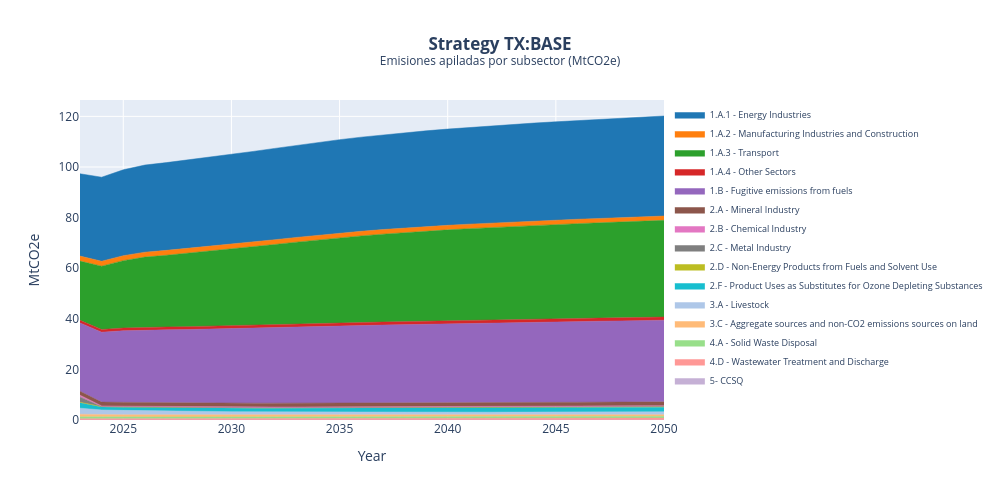
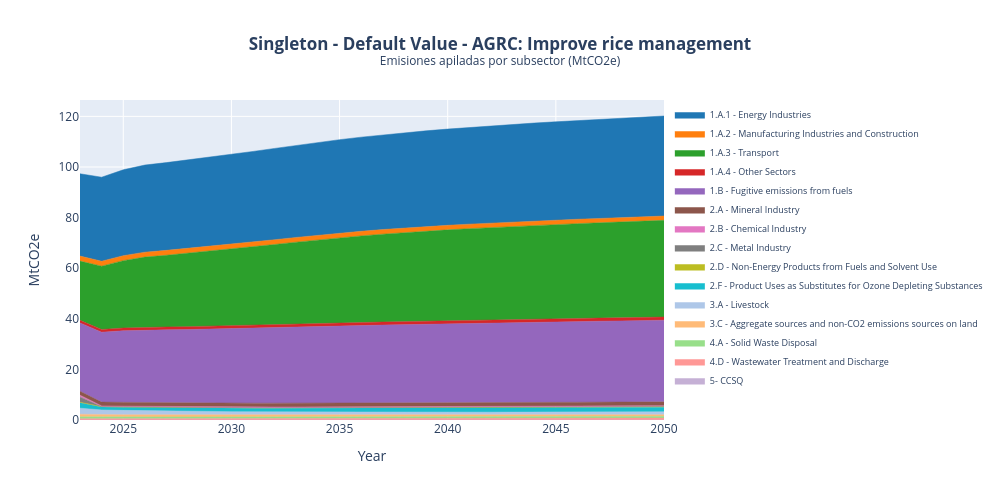
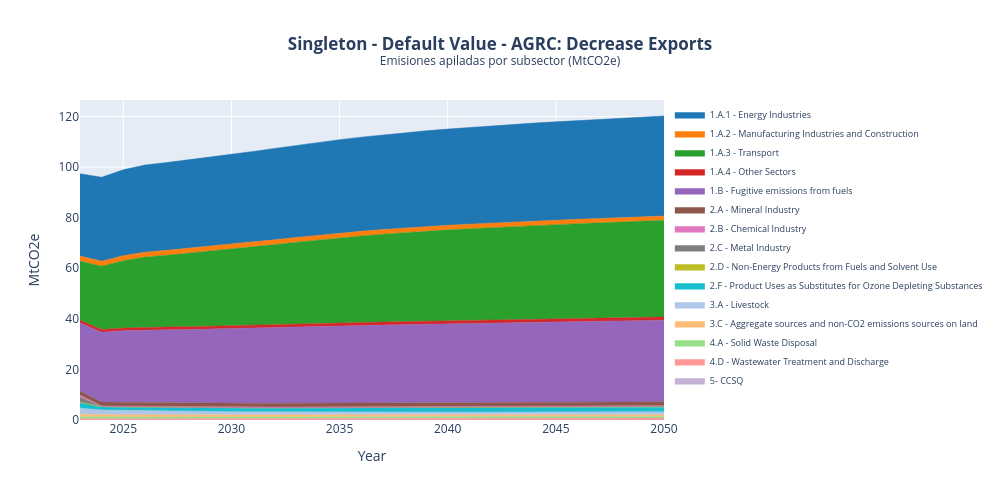
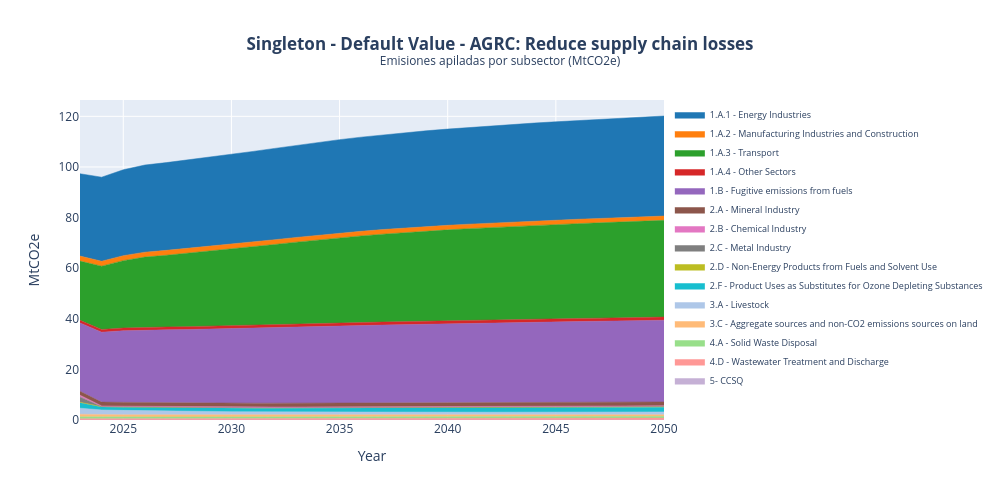

The notebook cell these images were saved under, in order:
### Code cell
# ── Emisiones totales apiladas por subsector · una figura por estrategia ─────
em_stack = (
    em_ssp
    .groupby(['strategy_id','strategy','subsector','Year'], dropna=False)['value']
    .sum()
    .reset_index()
    .sort_values(['strategy_id','subsector','Year'])
)

subsectors_all = sorted(em_stack['subsector'].dropna().unique())  # A→Z; CCSQ al final

PALETTE = [
    '#1f77b4','#ff7f0e','#2ca02c','#d62728','#9467bd',
    '#8c564b','#e377c2','#7f7f7f','#bcbd22','#17becf',
    '#aec7e8','#ffbb78','#98df8a','#ff9896','#c5b0d5',
]
color_map = {sub: PALETTE[i % len(PALETTE)] for i, sub in enumerate(subsectors_all)}

for sid, strat_grp in em_stack.groupby('strategy_id', sort=True):
    strategy_label = strat_grp['strategy'].iloc[0]
    fig = go.Figure()
    seen = set()
    for sub in reversed(subsectors_all):  # reversed → legend A→Z, CCSQ al final
        df_sub = strat_grp[strat_grp['subsector'] == sub].sort_values('Year')
        if df_sub.empty:
            continue
        fig.add_trace(go.Scatter(
            x=df_sub['Year'], y=df_sub['value'],
            mode='lines',
            stackgroup='one',
            name=sub,
            line=dict(color=color_map[sub], width=0.5),
            fillcolor=color_map[sub],
            hovertemplate=f'<b>{sub}</b><br>%{{y:,.2f}} MtCO2e<br>Year: %{{x}}<extra></extra>',
        ))
    fig.update_layout(
        title=dict(
            text=f'<b>{strategy_label}</b><br><sup>Emisiones apiladas por subsector (MtCO2e)</sup>',
            x=0.5,
        ),
        xaxis=dict(title='Year', tickformat='d'),
        yaxis_title='MtCO2e',
        height=500, width=1000,
        legend=dict(orientation='v', x=1.01, y=1, font=dict(size=9)),
        hovermode='x unified',
    )
    fig.show()
# ── Total de emisiones por estrategia (líneas) ───────────────────────────────
em_total = (
    em_ssp
    .groupby(['strategy_id','strategy','Year'], dropna=False)['value']
    .sum()
    .reset_index()
    .sort_values(['strategy_id','Year'])
)

fig_total = go.Figure()
for i, (sid, grp) in enumerate(em_total.groupby('strategy_id', sort=True)):
    label = grp['strategy'].iloc[0]
    color = PALETTE[i % len(PALETTE)]
    dash  = 'dash' if sid == base_sid else 'solid'
    fig_total.add_trace(go.Scatter(
        x=grp['Year'], y=grp['value'],
        mode='lines+markers',
        line=dict(color=color, dash=dash, width=2),
        marker=dict(size=5),
        name=label,
        hovertemplate=f'<b>{label}</b><br>%{{y:,.2f}} MtCO2e<br>Year: %{{x}}<extra></extra>',
    ))

fig_total.add_hline(y=0, line=dict(color='black', dash='dot', width=1))
fig_total.update_layout(
    title=dict(text='<b>Emisiones totales por estrategia</b><br><sup>MtCO2e · Linea punteada = baseline</sup>', x=0.5),
    xaxis=dict(title='Year', tickformat='d'),
    yaxis_title='MtCO2e',
    height=500, width=1000,
    legend=dict(orientation='v', x=1.01, y=1, font=dict(size=10)),
    hovermode='x unified',
)
fig_total.show()
